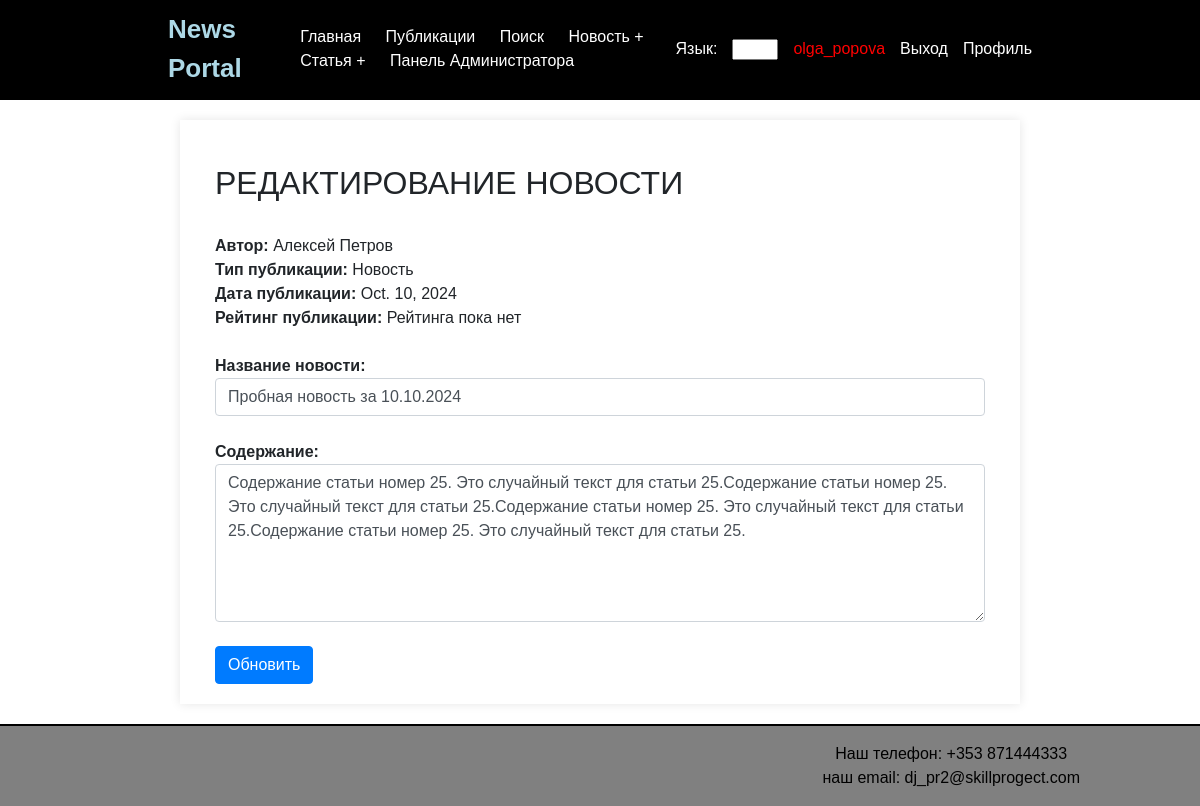
Screenshot of /edit/65/?article_type=1 (signed in) with the database file from the repository.
### news/models.py (models this page shows, shortened)
class Article(models.Model):
    title = models.CharField(max_length=200)
    content = models.TextField()
    publication_date = models.DateField()
    author_profile = models.ForeignKey(Profile, on_delete=models.CASCADE, default=9)
    article_type = models.BooleanField(default=False)
    category = models.ForeignKey(Category, on_delete=models.SET_NULL, null=True, blank=True)
    rating = models.ForeignKey(Rating, on_delete=models.SET_NULL, null=True, blank=True)

class Profile(models.Model):
    user = models.OneToOneField(User, on_delete=models.CASCADE)

### news/views.py (the view, shortened to what this page needs)
# urls.py: path('edit/<int:pk>/', edit_post, name='edit_post'),  # Универсальный маршрут для редактирования статей и новостей
@user_passes_test(is_author_or_superuser, login_url='permission_denied')
def edit_post(request, pk):
    article_type = request.GET.get('article_type')
    if article_type == '1':
        type_value = True
    elif article_type == '0':
        type_value = False
    else:
        return HttpResponseBadRequest("Invalid article_type")
    article = get_object_or_404(Article, pk=pk, article_type=type_value)
    template_name = 'news/edit_news.html' if type_value else 'news/articles/edit_article.html'
    return render(request, template_name, {'article': article})

### news/mixins.py (called while the page is built)
def is_author_or_superuser(user):
    if user.is_authenticated:
        return user.is_superuser or user.groups.filter(name='authors').exists()
    return False

### news/templates/news/edit_news.html (shortened to what this page needs)
{% extends 'news/default.html' %}
{% block content %}
    <div class="container mt-4">
        <form method="post">
            <h2>
                РЕДАКТИРОВАНИЕ НОВОСТИ
            </h2>
            <br>
            <div class="form-group mb-4">
                <div class="info-row">
                    <div>
                        <strong class="label">Автор:</strong>
                        <span class="author">{{ article.author_profile.user.first_name }} {{ article.author_profile.user.last_name }}</span>
                    </div>
                    <div>
                        <strong class="label">Тип публикации:</strong>
                        <span>{{ article.article_type|yesno:"Новость,Статья" }}</span>
                    </div>
                    <div>
                        <strong class="label">Дата публикации:</strong>
                        <span>{{ article.publication_date }}</span>
                    </div>
                    <div>
                        <strong class="label">Рейтинг публикации:</strong>
                        <span>{{ article.rating.value|default:"Рейтинга пока нет" }}</span>
                    </div>
                </div>
            </div>
            <div class="form-group mb-4">
                <strong class="label">Название новости:</strong>
                <input type="text" class="form-control" id="title" name="title" value="{{ article.title }}" required>
            </div>
            <div class="form-group mb-4">
                <strong class="label">Содержание:</strong>
                <textarea class="form-control" id="content" name="content" rows="6" required>{{ article.content }}</textarea>
            </div>
            <button type="submit" class="btn btn-primary">Обновить</button>
        </form>
    </div>
{% endblock %}

### news/templates/news/default.html (shortened to what this page needs)
<!DOCTYPE html>
<html lang="en">
<head>
    <link rel="stylesheet" href="https://stackpath.bootstrapcdn.com/bootstrap/4.5.2/css/bootstrap.min.css">
</head>
<body>
    {% load cache %}
    {% cache 60 "header_cache" %}
    <div class="header d-flex justify-content-between align-items-center">
        <div class="header-left" style="margin-left: 10%;">
            <a href="{% url 'home' %}" class="portal-title">News Portal</a>
            <nav>
                <a href="{% url 'home' %}" class="link menu-item">Главная</a>
                <a href="{% url 'article_list' %}" class="link menu-item">Публикации</a>
                <a href="{% url 'article_search' %}" class="link menu-item">Поиск</a>
                <a href="{% url 'check_post_limit' %}?article_type=news" class="link menu-item">Новость +</a>
                <a href="{% url 'check_post_limit' %}?article_type=article" class="link menu-item">Статья +</a>
                <a href="/admin/" class="link menu-item">Панель Администратора</a>
            </nav>
        </div>
    {% endcache %}
        <div class="header-right" style="margin-right: 10%;">
            <span>Язык:</span>
            <select class="link">
                <option>RU</option>
            </select>
            <span class="username">
                {% if user.is_authenticated %}
                    {{ user.username }}
                {% else %}
                    ...
                {% endif %}
            </span>
            {% if user.is_authenticated %}
                <a href="{% url 'logout' %}" class="link">Выход</a>
            {% else %}
                <a href="{% url 'login' %}" class="link">Вход</a>
            {% endif %}
            <a href="{% url 'profile' %}" class="link">Профиль</a>
        </div>
    </div>
    <div class="header-line"></div>
    <div class="content-container">
        {% block content %}{% endblock %}
    </div>
    {% cache 60 "footer_cache" %}
    <div class="footer-line"></div>
    <div class="footer py-3 d-flex justify-content-between align-items-center" style="padding: 0 10%;">
        <div class="text-end">
            Наш телефон: +353 871444333 <br>
            наш email: dj_pr2@skillprogect.com
        </div>
    </div>
    {% endcache %}
</body>
</html>

### news/templates/news/default.html (style rules this page uses)
body { font-family: Arial, sans-serif; margin: 0; padding: 0; box-sizing: border-box; }
.header { background-color: black; color: white; padding: 10px 5%; }
.footer { background-color: gray; color: black; text-align: center; }
.header-line, .footer-line { height: 2px; background-color: black; }
.content-container { width: 70%; margin: 20px auto; padding: 20px; box-shadow: 0 0 10px rgba(0, 0, 0, 0.1); background-color: white; }
.link { text-decoration: none; color: white; }
.header-left { display: flex; align-items: center; gap: 10px; }
.header-left .portal-title { color: lightblue; font-weight: bold; font-size: 26px; margin-right: 10mm; }
.menu-item { margin-right: 20px; }
.header-right { display: flex; align-items: center; gap: 15px; }
.header-right .username { color: red; }

### rows the page displays
Article: author_profile.user.first_name "Алексей", author_profile.user.last_name "Петров", article_type "Новость", publication_date "Oct. 10, 2024", rating.value "Рейтинга пока нет", title "Пробная новость за 10.10.2024", content "Содержание статьи номер 25. Это случайный текст для статьи 25.Содержание статьи номер 25. Это случайный текст для статьи 25.Содержание статьи номер 25. Это случайный текст для статьи 25.Содержание статьи номер 25. Это случайный текст для статьи 25."

### other values shown
{{ user.username }} "olga_popova"
